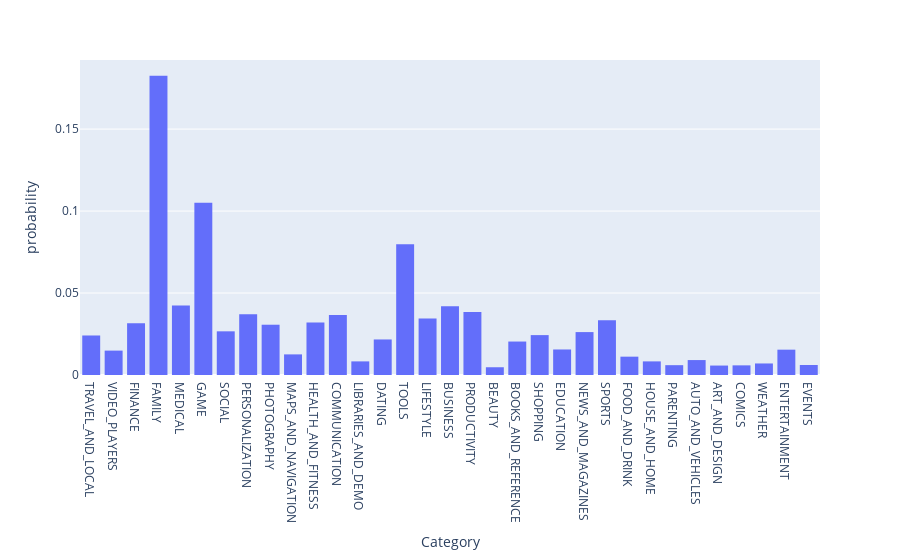

The code cell stored with this chart in its notebook:
### Code cell
fig_cat2 = px.histogram(X_train, x="Category", histnorm = 'probability')
fig_cat2.show()

### Figure 1 — Plotly figure (JSON) as saved in the notebook; plotly's stock layout.template omitted (floating-point values rounded to 4 significant figures; data arrays with more than 128 entries replaced by an {"elided": "..."} marker saying what was removed)
{"data": [{"alignmentgroup": "True", "bingroup": "x", "histnorm": "probability", "hovertemplate": "Category=%{x}<br>probability=%{y}<extra></extra>", "legendgroup": "", "marker": {"color": "#636efa", "pattern": {"shape": ""}}, "name": "", "offsetgroup": "", "orientation": "v", "showlegend": false, "type": "histogram", "x": {"elided": "8672 str values"}, "xaxis": "x", "yaxis": "y"}], "layout": {"barmode": "relative", "legend": {"tracegroupgap": 0}, "margin": {"t": 60}, "xaxis": {"anchor": "y", "domain": [0, 1], "title": {"text": "Category"}}, "yaxis": {"anchor": "x", "domain": [0, 1], "title": {"text": "probability"}}}}
